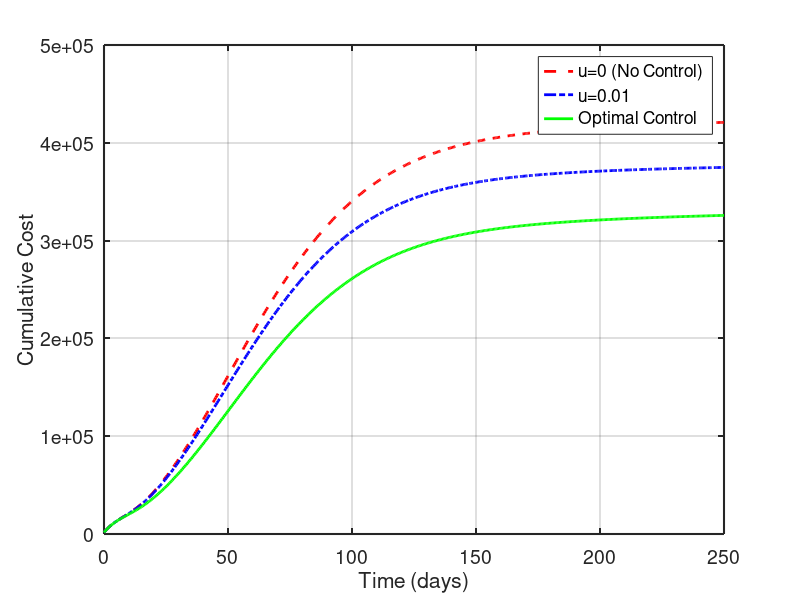

This chart was generated by the following MATLAB code:
%% Dengue-Pneumonia Optimal Control - WITH THREE SCENARIOS
clear; clc; close all;

%% Parameters
Lambda_h = 2000; mu_h = 1/(72*365);
gamma_d = 1/5.5; tau_d = 1/7; delta_d = 0.001;
gamma_p = 1/3; tau_p = 1/14; delta_p = 0.005;
rho_dp = 2; rho_pd = 1.5; phi_d = 0.5; phi_p = 0.6;
epsilon_p = 1.6; epsilon_dv = 1.3; sigma_v = 0.3;
alpha_d = 0.001; alpha_p = 0.002; delta_dp = 0.01; tau_dp = 1/10;
Lambda_v = 5000; mu_v = 0.1; gamma_v = 1/10; b = 0.5;
beta_d = 0.15; beta_p = 0.08; beta_v = 0.7;
sigma_d = 0.3; sigma_p = 0.4;

% Weights for optimal control
A1 = 10; A2 = 10; A3 = 10;
B1 = 1; B2 = 1; B3 = 1; B4 = 1;

% Initial conditions
y0 = [950; 0; 300; 0; 0; 20; 0; 0; 0; 4970; 0; 30];

%% Time
T = 250; N = 500; t = linspace(0,T,N); dt = t(2)-t(1);

%% ==================== SCENARIO 1: u = 0 (No control) ====================
fprintf('Simulating scenario: u = 0...\n');
Y_u0 = zeros(N,12);
Y_u0(1,:) = y0';

for i = 1:N-1
    y = Y_u0(i,:)';
    S=y(1); Ed=y(2); Id=y(3); Rd=y(4); Ep=y(5); Ip=y(6); Rp=y(7); Idp=y(8); V=y(9); Sv=y(10); Ev=y(11); Iv=y(12);
    Nh = max(sum(y(1:9)),1);
    
    FOI_d = beta_d * Iv / Nh;
    FOI_p = beta_p * (Ip + epsilon_p*Idp) / Nh;
    FOI_v = beta_v * b * (Id + epsilon_dv*Idp) / Nh;
    
    k1 = zeros(12,1);
    k1(1) = Lambda_h - FOI_d*S - FOI_p*S - mu_h*S - alpha_d*S - alpha_p*S;
    k1(2) = FOI_d*(S + sigma_p*Rp + sigma_v*V) - (gamma_d + mu_h)*Ed - rho_dp*FOI_p*Ed;
    k1(3) = gamma_d*Ed - (mu_h + delta_d + tau_d)*Id - rho_dp*FOI_p*Id;
    k1(4) = tau_d*Id - mu_h*Rd - phi_d*FOI_p*Rd;
    k1(5) = FOI_p*(S + sigma_d*Rd + sigma_v*V) - (gamma_p + mu_h)*Ep - rho_pd*FOI_d*Ep;
    k1(6) = gamma_p*Ep - (mu_h + delta_p + tau_p)*Ip - rho_pd*FOI_d*Ip;
    k1(7) = tau_p*Ip - mu_h*Rp - phi_p*FOI_d*Rp;
    k1(8) = rho_dp*FOI_p*(Ed+Id) + rho_pd*FOI_d*(Ep+Ip) + phi_d*FOI_p*Rd + phi_p*FOI_d*Rp - (mu_h+delta_dp+tau_dp)*Idp;
    k1(9) = alpha_d*S + alpha_p*S - mu_h*V - sigma_v*FOI_d*V - sigma_v*FOI_p*V;
    k1(10) = Lambda_v - FOI_v*Sv - mu_v*Sv;
    k1(11) = FOI_v*Sv - (gamma_v + mu_v)*Ev;
    k1(12) = gamma_v*Ev - mu_v*Iv;
    
    y2 = y + dt/2*k1;
    S=y2(1); Ed=y2(2); Id=y2(3); Rd=y2(4); Ep=y2(5); Ip=y2(6); Rp=y2(7); Idp=y2(8); V=y2(9); Sv=y2(10); Ev=y2(11); Iv=y2(12);
    Nh = max(sum(y2(1:9)),1);
    FOI_d = beta_d * Iv / Nh;
    FOI_p = beta_p * (Ip + epsilon_p*Idp) / Nh;
    FOI_v = beta_v * b * (Id + epsilon_dv*Idp) / Nh;
    
    k2 = zeros(12,1);
    k2(1) = Lambda_h - FOI_d*S - FOI_p*S - mu_h*S - alpha_d*S - alpha_p*S;
    k2(2) = FOI_d*(S + sigma_p*Rp + sigma_v*V) - (gamma_d + mu_h)*Ed - rho_dp*FOI_p*Ed;
    k2(3) = gamma_d*Ed - (mu_h + delta_d + tau_d)*Id - rho_dp*FOI_p*Id;
    k2(4) = tau_d*Id - mu_h*Rd - phi_d*FOI_p*Rd;
    k2(5) = FOI_p*(S + sigma_d*Rd + sigma_v*V) - (gamma_p + mu_h)*Ep - rho_pd*FOI_d*Ep;
    k2(6) = gamma_p*Ep - (mu_h + delta_p + tau_p)*Ip - rho_pd*FOI_d*Ip;
    k2(7) = tau_p*Ip - mu_h*Rp - phi_p*FOI_d*Rp;
    k2(8) = rho_dp*FOI_p*(Ed+Id) + rho_pd*FOI_d*(Ep+Ip) + phi_d*FOI_p*Rd + phi_p*FOI_d*Rp - (mu_h+delta_dp+tau_dp)*Idp;
    k2(9) = alpha_d*S + alpha_p*S - mu_h*V - sigma_v*FOI_d*V - sigma_v*FOI_p*V;
    k2(10) = Lambda_v - FOI_v*Sv - mu_v*Sv;
    k2(11) = FOI_v*Sv - (gamma_v + mu_v)*Ev;
    k2(12) = gamma_v*Ev - mu_v*Iv;
    
    y3 = y + dt/2*k2;
    S=y3(1); Ed=y3(2); Id=y3(3); Rd=y3(4); Ep=y3(5); Ip=y3(6); Rp=y3(7); Idp=y3(8); V=y3(9); Sv=y3(10); Ev=y3(11); Iv=y3(12);
    Nh = max(sum(y3(1:9)),1);
    FOI_d = beta_d * Iv / Nh;
    FOI_p = beta_p * (Ip + epsilon_p*Idp) / Nh;
    FOI_v = beta_v * b * (Id + epsilon_dv*Idp) / Nh;
    
    k3 = zeros(12,1);
    k3(1) = Lambda_h - FOI_d*S - FOI_p*S - mu_h*S - alpha_d*S - alpha_p*S;
    k3(2) = FOI_d*(S + sigma_p*Rp + sigma_v*V) - (gamma_d + mu_h)*Ed - rho_dp*FOI_p*Ed;
    k3(3) = gamma_d*Ed - (mu_h + delta_d + tau_d)*Id - rho_dp*FOI_p*Id;
    k3(4) = tau_d*Id - mu_h*Rd - phi_d*FOI_p*Rd;
    k3(5) = FOI_p*(S + sigma_d*Rd + sigma_v*V) - (gamma_p + mu_h)*Ep - rho_pd*FOI_d*Ep;
    k3(6) = gamma_p*Ep - (mu_h + delta_p + tau_p)*Ip - rho_pd*FOI_d*Ip;
    k3(7) = tau_p*Ip - mu_h*Rp - phi_p*FOI_d*Rp;
    k3(8) = rho_dp*FOI_p*(Ed+Id) + rho_pd*FOI_d*(Ep+Ip) + phi_d*FOI_p*Rd + phi_p*FOI_d*Rp - (mu_h+delta_dp+tau_dp)*Idp;
    k3(9) = alpha_d*S + alpha_p*S - mu_h*V - sigma_v*FOI_d*V - sigma_v*FOI_p*V;
    k3(10) = Lambda_v - FOI_v*Sv - mu_v*Sv;
    k3(11) = FOI_v*Sv - (gamma_v + mu_v)*Ev;
    k3(12) = gamma_v*Ev - mu_v*Iv;
    
    y4 = y + dt*k3;
    S=y4(1); Ed=y4(2); Id=y4(3); Rd=y4(4); Ep=y4(5); Ip=y4(6); Rp=y4(7); Idp=y4(8); V=y4(9); Sv=y4(10); Ev=y4(11); Iv=y4(12);
    Nh = max(sum(y4(1:9)),1);
    FOI_d = beta_d * Iv / Nh;
    FOI_p = beta_p * (Ip + epsilon_p*Idp) / Nh;
    FOI_v = beta_v * b * (Id + epsilon_dv*Idp) / Nh;
    
    k4 = zeros(12,1);
    k4(1) = Lambda_h - FOI_d*S - FOI_p*S - mu_h*S - alpha_d*S - alpha_p*S;
    k4(2) = FOI_d*(S + sigma_p*Rp + sigma_v*V) - (gamma_d + mu_h)*Ed - rho_dp*FOI_p*Ed;
    k4(3) = gamma_d*Ed - (mu_h + delta_d + tau_d)*Id - rho_dp*FOI_p*Id;
    k4(4) = tau_d*Id - mu_h*Rd - phi_d*FOI_p*Rd;
    k4(5) = FOI_p*(S + sigma_d*Rd + sigma_v*V) - (gamma_p + mu_h)*Ep - rho_pd*FOI_d*Ep;
    k4(6) = gamma_p*Ep - (mu_h + delta_p + tau_p)*Ip - rho_pd*FOI_d*Ip;
    k4(7) = tau_p*Ip - mu_h*Rp - phi_p*FOI_d*Rp;
    k4(8) = rho_dp*FOI_p*(Ed+Id) + rho_pd*FOI_d*(Ep+Ip) + phi_d*FOI_p*Rd + phi_p*FOI_d*Rp - (mu_h+delta_dp+tau_dp)*Idp;
    k4(9) = alpha_d*S + alpha_p*S - mu_h*V - sigma_v*FOI_d*V - sigma_v*FOI_p*V;
    k4(10) = Lambda_v - FOI_v*Sv - mu_v*Sv;
    k4(11) = FOI_v*Sv - (gamma_v + mu_v)*Ev;
    k4(12) = gamma_v*Ev - mu_v*Iv;
    
    Y_u0(i+1,:) = (y + dt/6*(k1 + 2*k2 + 2*k3 + k4))';
end

%% ==================== SCENARIO 2: u = 0.5 (Constant control) ====================
fprintf('Simulating scenario: u = 0.5...\n');
Y_u01 = zeros(N,12);
Y_u01(1,:) = y0';

for i = 1:N-1
    y = Y_u01(i,:)';
    S=y(1); Ed=y(2); Id=y(3); Rd=y(4); Ep=y(5); Ip=y(6); Rp=y(7); Idp=y(8); V=y(9); Sv=y(10); Ev=y(11); Iv=y(12);
    Nh = max(sum(y(1:9)), 1);
    
    u_const = 0.01;
    bp_eff = beta_p*(1-u_const)*(1-u_const);
    bd_eff = beta_d*(1-u_const)*(1-u_const);
    bv_eff = beta_v*(1-u_const)*(1-u_const);
    Lv_eff = Lambda_v*(1-u_const);
    
    FOI_d = bd_eff * Iv / Nh;
    FOI_p = bp_eff * (Ip + epsilon_p*Idp) / Nh;
    FOI_v = bv_eff * b * (Id + epsilon_dv*Idp) / Nh;
    
    k1 = zeros(12,1);
    k1(1) = Lambda_h - FOI_d*S - FOI_p*S - mu_h*S - alpha_d*S - alpha_p*S;
    k1(2) = FOI_d*(S + sigma_p*Rp + sigma_v*V) - (gamma_d + mu_h)*Ed - rho_dp*FOI_p*Ed;
    k1(3) = gamma_d*Ed - (mu_h + delta_d + tau_d)*Id - rho_dp*FOI_p*Id;
    k1(4) = tau_d*Id - mu_h*Rd - phi_d*FOI_p*Rd;
    k1(5) = FOI_p*(S + sigma_d*Rd + sigma_v*V) - (gamma_p + mu_h)*Ep - rho_pd*FOI_d*Ep;
    k1(6) = gamma_p*Ep - (mu_h + delta_p + tau_p)*Ip - rho_pd*FOI_d*Ip;
    k1(7) = tau_p*Ip - mu_h*Rp - phi_p*FOI_d*Rp;
    k1(8) = rho_dp*FOI_p*(Ed+Id) + rho_pd*FOI_d*(Ep+Ip) + phi_d*FOI_p*Rd + phi_p*FOI_d*Rp - (mu_h+delta_dp+tau_dp)*Idp;
    k1(9) = alpha_d*S + alpha_p*S - mu_h*V - sigma_v*FOI_d*V - sigma_v*FOI_p*V;
    k1(10) = Lv_eff - FOI_v*Sv - mu_v*Sv;
    k1(11) = FOI_v*Sv - (gamma_v + mu_v)*Ev;
    k1(12) = gamma_v*Ev - mu_v*Iv;
    
    y2 = y + dt/2*k1;
    S=y2(1); Ed=y2(2); Id=y2(3); Rd=y2(4); Ep=y2(5); Ip=y2(6); Rp=y2(7); Idp=y2(8); V=y2(9); Sv=y2(10); Ev=y2(11); Iv=y2(12);
    Nh = max(sum(y2(1:9)), 1);
    FOI_d = bd_eff * Iv / Nh;
    FOI_p = bp_eff * (Ip + epsilon_p*Idp) / Nh;
    FOI_v = bv_eff * b * (Id + epsilon_dv*Idp) / Nh;
    
    k2 = zeros(12,1);
    k2(1) = Lambda_h - FOI_d*S - FOI_p*S - mu_h*S - alpha_d*S - alpha_p*S;
    k2(2) = FOI_d*(S + sigma_p*Rp + sigma_v*V) - (gamma_d + mu_h)*Ed - rho_dp*FOI_p*Ed;
    k2(3) = gamma_d*Ed - (mu_h + delta_d + tau_d)*Id - rho_dp*FOI_p*Id;
    k2(4) = tau_d*Id - mu_h*Rd - phi_d*FOI_p*Rd;
    k2(5) = FOI_p*(S + sigma_d*Rd + sigma_v*V) - (gamma_p + mu_h)*Ep - rho_pd*FOI_d*Ep;
    k2(6) = gamma_p*Ep - (mu_h + delta_p + tau_p)*Ip - rho_pd*FOI_d*Ip;
    k2(7) = tau_p*Ip - mu_h*Rp - phi_p*FOI_d*Rp;
    k2(8) = rho_dp*FOI_p*(Ed+Id) + rho_pd*FOI_d*(Ep+Ip) + phi_d*FOI_p*Rd + phi_p*FOI_d*Rp - (mu_h+delta_dp+tau_dp)*Idp;
    k2(9) = alpha_d*S + alpha_p*S - mu_h*V - sigma_v*FOI_d*V - sigma_v*FOI_p*V;
    k2(10) = Lv_eff - FOI_v*Sv - mu_v*Sv;
    k2(11) = FOI_v*Sv - (gamma_v + mu_v)*Ev;
    k2(12) = gamma_v*Ev - mu_v*Iv;
    
    y3 = y + dt/2*k2;
    S=y3(1); Ed=y3(2); Id=y3(3); Rd=y3(4); Ep=y3(5); Ip=y3(6); Rp=y3(7); Idp=y3(8); V=y3(9); Sv=y3(10); Ev=y3(11); Iv=y3(12);
    Nh = max(sum(y3(1:9)), 1);
    FOI_d = bd_eff * Iv / Nh;
    FOI_p = bp_eff * (Ip + epsilon_p*Idp) / Nh;
    FOI_v = bv_eff * b * (Id + epsilon_dv*Idp) / Nh;
    
    k3 = zeros(12,1);
    k3(1) = Lambda_h - FOI_d*S - FOI_p*S - mu_h*S - alpha_d*S - alpha_p*S;
    k3(2) = FOI_d*(S + sigma_p*Rp + sigma_v*V) - (gamma_d + mu_h)*Ed - rho_dp*FOI_p*Ed;
    k3(3) = gamma_d*Ed - (mu_h + delta_d + tau_d)*Id - rho_dp*FOI_p*Id;
    k3(4) = tau_d*Id - mu_h*Rd - phi_d*FOI_p*Rd;
    k3(5) = FOI_p*(S + sigma_d*Rd + sigma_v*V) - (gamma_p + mu_h)*Ep - rho_pd*FOI_d*Ep;
    k3(6) = gamma_p*Ep - (mu_h + delta_p + tau_p)*Ip - rho_pd*FOI_d*Ip;
    k3(7) = tau_p*Ip - mu_h*Rp - phi_p*FOI_d*Rp;
    k3(8) = rho_dp*FOI_p*(Ed+Id) + rho_pd*FOI_d*(Ep+Ip) + phi_d*FOI_p*Rd + phi_p*FOI_d*Rp - (mu_h+delta_dp+tau_dp)*Idp;
    k3(9) = alpha_d*S + alpha_p*S - mu_h*V - sigma_v*FOI_d*V - sigma_v*FOI_p*V;
    k3(10) = Lv_eff - FOI_v*Sv - mu_v*Sv;
    k3(11) = FOI_v*Sv - (gamma_v + mu_v)*Ev;
    k3(12) = gamma_v*Ev - mu_v*Iv;
    
    y4 = y + dt*k3;
    S=y4(1); Ed=y4(2); Id=y4(3); Rd=y4(4); Ep=y4(5); Ip=y4(6); Rp=y4(7); Idp=y4(8); V=y4(9); Sv=y4(10); Ev=y4(11); Iv=y4(12);
    Nh = max(sum(y4(1:9)), 1);
    FOI_d = bd_eff * Iv / Nh;
    FOI_p = bp_eff * (Ip + epsilon_p*Idp) / Nh;
    FOI_v = bv_eff * b * (Id + epsilon_dv*Idp) / Nh;
    
    k4 = zeros(12,1);
    k4(1) = Lambda_h - FOI_d*S - FOI_p*S - mu_h*S - alpha_d*S - alpha_p*S;
    k4(2) = FOI_d*(S + sigma_p*Rp + sigma_v*V) - (gamma_d + mu_h)*Ed - rho_dp*FOI_p*Ed;
    k4(3) = gamma_d*Ed - (mu_h + delta_d + tau_d)*Id - rho_dp*FOI_p*Id;
    k4(4) = tau_d*Id - mu_h*Rd - phi_d*FOI_p*Rd;
    k4(5) = FOI_p*(S + sigma_d*Rd + sigma_v*V) - (gamma_p + mu_h)*Ep - rho_pd*FOI_d*Ep;
    k4(6) = gamma_p*Ep - (mu_h + delta_p + tau_p)*Ip - rho_pd*FOI_d*Ip;
    k4(7) = tau_p*Ip - mu_h*Rp - phi_p*FOI_d*Rp;
    k4(8) = rho_dp*FOI_p*(Ed+Id) + rho_pd*FOI_d*(Ep+Ip) + phi_d*FOI_p*Rd + phi_p*FOI_d*Rp - (mu_h+delta_dp+tau_dp)*Idp;
    k4(9) = alpha_d*S + alpha_p*S - mu_h*V - sigma_v*FOI_d*V - sigma_v*FOI_p*V;
    k4(10) = Lv_eff - FOI_v*Sv - mu_v*Sv;
    k4(11) = FOI_v*Sv - (gamma_v + mu_v)*Ev;
    k4(12) = gamma_v*Ev - mu_v*Iv;
    
    Y_u01(i+1,:) = (y + dt/6*(k1 + 2*k2 + 2*k3 + k4))';
end

fprintf('Simulating scenario: u = 0.5...\n');
Y_u03 = zeros(N,12);
Y_u03(1,:) = y0';

for i = 1:N-1
    y = Y_u03(i,:)';
    S=y(1); Ed=y(2); Id=y(3); Rd=y(4); Ep=y(5); Ip=y(6); Rp=y(7); Idp=y(8); V=y(9); Sv=y(10); Ev=y(11); Iv=y(12);
    Nh = max(sum(y(1:9)), 1);
    
    u_const = 0.02;
    bp_eff = beta_p*(1-u_const)*(1-u_const);
    bd_eff = beta_d*(1-u_const)*(1-u_const);
    bv_eff = beta_v*(1-u_const)*(1-u_const);
    Lv_eff = Lambda_v*(1-u_const);
    
    FOI_d = bd_eff * Iv / Nh;
    FOI_p = bp_eff * (Ip + epsilon_p*Idp) / Nh;
    FOI_v = bv_eff * b * (Id + epsilon_dv*Idp) / Nh;
    
    k1 = zeros(12,1);
    k1(1) = Lambda_h - FOI_d*S - FOI_p*S - mu_h*S - alpha_d*S - alpha_p*S;
    k1(2) = FOI_d*(S + sigma_p*Rp + sigma_v*V) - (gamma_d + mu_h)*Ed - rho_dp*FOI_p*Ed;
    k1(3) = gamma_d*Ed - (mu_h + delta_d + tau_d)*Id - rho_dp*FOI_p*Id;
    k1(4) = tau_d*Id - mu_h*Rd - phi_d*FOI_p*Rd;
    k1(5) = FOI_p*(S + sigma_d*Rd + sigma_v*V) - (gamma_p + mu_h)*Ep - rho_pd*FOI_d*Ep;
    k1(6) = gamma_p*Ep - (mu_h + delta_p + tau_p)*Ip - rho_pd*FOI_d*Ip;
    k1(7) = tau_p*Ip - mu_h*Rp - phi_p*FOI_d*Rp;
    k1(8) = rho_dp*FOI_p*(Ed+Id) + rho_pd*FOI_d*(Ep+Ip) + phi_d*FOI_p*Rd + phi_p*FOI_d*Rp - (mu_h+delta_dp+tau_dp)*Idp;
    k1(9) = alpha_d*S + alpha_p*S - mu_h*V - sigma_v*FOI_d*V - sigma_v*FOI_p*V;
    k1(10) = Lv_eff - FOI_v*Sv - mu_v*Sv;
    k1(11) = FOI_v*Sv - (gamma_v + mu_v)*Ev;
    k1(12) = gamma_v*Ev - mu_v*Iv;
    
    y2 = y + dt/2*k1;
    S=y2(1); Ed=y2(2); Id=y2(3); Rd=y2(4); Ep=y2(5); Ip=y2(6); Rp=y2(7); Idp=y2(8); V=y2(9); Sv=y2(10); Ev=y2(11); Iv=y2(12);
    Nh = max(sum(y2(1:9)), 1);
    FOI_d = bd_eff * Iv / Nh;
    FOI_p = bp_eff * (Ip + epsilon_p*Idp) / Nh;
    FOI_v = bv_eff * b * (Id + epsilon_dv*Idp) / Nh;
    
    k2 = zeros(12,1);
    k2(1) = Lambda_h - FOI_d*S - FOI_p*S - mu_h*S - alpha_d*S - alpha_p*S;
    k2(2) = FOI_d*(S + sigma_p*Rp + sigma_v*V) - (gamma_d + mu_h)*Ed - rho_dp*FOI_p*Ed;
    k2(3) = gamma_d*Ed - (mu_h + delta_d + tau_d)*Id - rho_dp*FOI_p*Id;
    k2(4) = tau_d*Id - mu_h*Rd - phi_d*FOI_p*Rd;
    k2(5) = FOI_p*(S + sigma_d*Rd + sigma_v*V) - (gamma_p + mu_h)*Ep - rho_pd*FOI_d*Ep;
    k2(6) = gamma_p*Ep - (mu_h + delta_p + tau_p)*Ip - rho_pd*FOI_d*Ip;
    k2(7) = tau_p*Ip - mu_h*Rp - phi_p*FOI_d*Rp;
    k2(8) = rho_dp*FOI_p*(Ed+Id) + rho_pd*FOI_d*(Ep+Ip) + phi_d*FOI_p*Rd + phi_p*FOI_d*Rp - (mu_h+delta_dp+tau_dp)*Idp;
    k2(9) = alpha_d*S + alpha_p*S - mu_h*V - sigma_v*FOI_d*V - sigma_v*FOI_p*V;
    k2(10) = Lv_eff - FOI_v*Sv - mu_v*Sv;
    k2(11) = FOI_v*Sv - (gamma_v + mu_v)*Ev;
    k2(12) = gamma_v*Ev - mu_v*Iv;
    
    y3 = y + dt/2*k2;
    S=y3(1); Ed=y3(2); Id=y3(3); Rd=y3(4); Ep=y3(5); Ip=y3(6); Rp=y3(7); Idp=y3(8); V=y3(9); Sv=y3(10); Ev=y3(11); Iv=y3(12);
    Nh = max(sum(y3(1:9)), 1);
    FOI_d = bd_eff * Iv / Nh;
    FOI_p = bp_eff * (Ip + epsilon_p*Idp) / Nh;
    FOI_v = bv_eff * b * (Id + epsilon_dv*Idp) / Nh;
    
    k3 = zeros(12,1);
    k3(1) = Lambda_h - FOI_d*S - FOI_p*S - mu_h*S - alpha_d*S - alpha_p*S;
    k3(2) = FOI_d*(S + sigma_p*Rp + sigma_v*V) - (gamma_d + mu_h)*Ed - rho_dp*FOI_p*Ed;
    k3(3) = gamma_d*Ed - (mu_h + delta_d + tau_d)*Id - rho_dp*FOI_p*Id;
    k3(4) = tau_d*Id - mu_h*Rd - phi_d*FOI_p*Rd;
    k3(5) = FOI_p*(S + sigma_d*Rd + sigma_v*V) - (gamma_p + mu_h)*Ep - rho_pd*FOI_d*Ep;
    k3(6) = gamma_p*Ep - (mu_h + delta_p + tau_p)*Ip - rho_pd*FOI_d*Ip;
    k3(7) = tau_p*Ip - mu_h*Rp - phi_p*FOI_d*Rp;
    k3(8) = rho_dp*FOI_p*(Ed+Id) + rho_pd*FOI_d*(Ep+Ip) + phi_d*FOI_p*Rd + phi_p*FOI_d*Rp - (mu_h+delta_dp+tau_dp)*Idp;
    k3(9) = alpha_d*S + alpha_p*S - mu_h*V - sigma_v*FOI_d*V - sigma_v*FOI_p*V;
    k3(10) = Lv_eff - FOI_v*Sv - mu_v*Sv;
    k3(11) = FOI_v*Sv - (gamma_v + mu_v)*Ev;
    k3(12) = gamma_v*Ev - mu_v*Iv;
    
    y4 = y + dt*k3;
    S=y4(1); Ed=y4(2); Id=y4(3); Rd=y4(4); Ep=y4(5); Ip=y4(6); Rp=y4(7); Idp=y4(8); V=y4(9); Sv=y4(10); Ev=y4(11); Iv=y4(12);
    Nh = max(sum(y4(1:9)), 1);
    FOI_d = bd_eff * Iv / Nh;
    FOI_p = bp_eff * (Ip + epsilon_p*Idp) / Nh;
    FOI_v = bv_eff * b * (Id + epsilon_dv*Idp) / Nh;
    
    k4 = zeros(12,1);
    k4(1) = Lambda_h - FOI_d*S - FOI_p*S - mu_h*S - alpha_d*S - alpha_p*S;
    k4(2) = FOI_d*(S + sigma_p*Rp + sigma_v*V) - (gamma_d + mu_h)*Ed - rho_dp*FOI_p*Ed;
    k4(3) = gamma_d*Ed - (mu_h + delta_d + tau_d)*Id - rho_dp*FOI_p*Id;
    k4(4) = tau_d*Id - mu_h*Rd - phi_d*FOI_p*Rd;
    k4(5) = FOI_p*(S + sigma_d*Rd + sigma_v*V) - (gamma_p + mu_h)*Ep - rho_pd*FOI_d*Ep;
    k4(6) = gamma_p*Ep - (mu_h + delta_p + tau_p)*Ip - rho_pd*FOI_d*Ip;
    k4(7) = tau_p*Ip - mu_h*Rp - phi_p*FOI_d*Rp;
    k4(8) = rho_dp*FOI_p*(Ed+Id) + rho_pd*FOI_d*(Ep+Ip) + phi_d*FOI_p*Rd + phi_p*FOI_d*Rp - (mu_h+delta_dp+tau_dp)*Idp;
    k4(9) = alpha_d*S + alpha_p*S - mu_h*V - sigma_v*FOI_d*V - sigma_v*FOI_p*V;
    k4(10) = Lv_eff - FOI_v*Sv - mu_v*Sv;
    k4(11) = FOI_v*Sv - (gamma_v + mu_v)*Ev;
    k4(12) = gamma_v*Ev - mu_v*Iv;
    
    Y_u03(i+1,:) = (y + dt/6*(k1 + 2*k2 + 2*k3 + k4))';
end

%% ==================== SCENARIO 3: Optimal control ====================
fprintf('Simulating scenario: Optimal control...\n');

u = 0.5 * ones(N,4);  % u1, u2, u3, u4 initial guess

max_iter = 100;
tol = 1e-4;
rho = 0.5;

for iter = 1:max_iter
    u_old = u;
    
    % Forward solve
    Y_opt = zeros(N,12);
    Y_opt(1,:) = y0';
    
    for i = 1:N-1
        y = Y_opt(i,:)';
        S=y(1); Ed=y(2); Id=y(3); Rd=y(4); Ep=y(5); Ip=y(6); Rp=y(7); Idp=y(8); V=y(9); Sv=y(10); Ev=y(11); Iv=y(12);
        Nh = max(sum(y(1:9)), 1);
        
        u1 = u(i,1); u2 = u(i,2); u3 = u(i,3); u4 = u(i,4);
        bp_eff = beta_p*(1-u1)*(1-u2);
        bd_eff = beta_d*(1-u3)*(1-u4);
        bv_eff = beta_v*(1-u3)*(1-u4);
        Lv_eff = Lambda_v*(1-u4);
        
        FOI_d = bd_eff * Iv / Nh;
        FOI_p = bp_eff * (Ip + epsilon_p*Idp) / Nh;
        FOI_v = bv_eff * b * (Id + epsilon_dv*Idp) / Nh;
        
        k1 = zeros(12,1);
        k1(1) = Lambda_h - FOI_d*S - FOI_p*S - mu_h*S - alpha_d*S - alpha_p*S;
        k1(2) = FOI_d*(S + sigma_p*Rp + sigma_v*V) - (gamma_d + mu_h)*Ed - rho_dp*FOI_p*Ed;
        k1(3) = gamma_d*Ed - (mu_h + delta_d + tau_d)*Id - rho_dp*FOI_p*Id;
        k1(4) = tau_d*Id - mu_h*Rd - phi_d*FOI_p*Rd;
        k1(5) = FOI_p*(S + sigma_d*Rd + sigma_v*V) - (gamma_p + mu_h)*Ep - rho_pd*FOI_d*Ep;
        k1(6) = gamma_p*Ep - (mu_h + delta_p + tau_p)*Ip - rho_pd*FOI_d*Ip;
        k1(7) = tau_p*Ip - mu_h*Rp - phi_p*FOI_d*Rp;
        k1(8) = rho_dp*FOI_p*(Ed+Id) + rho_pd*FOI_d*(Ep+Ip) + phi_d*FOI_p*Rd + phi_p*FOI_d*Rp - (mu_h+delta_dp+tau_dp)*Idp;
        k1(9) = alpha_d*S + alpha_p*S - mu_h*V - sigma_v*FOI_d*V - sigma_v*FOI_p*V;
        k1(10) = Lv_eff - FOI_v*Sv - mu_v*Sv;
        k1(11) = FOI_v*Sv - (gamma_v + mu_v)*Ev;
        k1(12) = gamma_v*Ev - mu_v*Iv;
        
        y2 = y + dt/2*k1;
        S=y2(1); Ed=y2(2); Id=y2(3); Rd=y2(4); Ep=y2(5); Ip=y2(6); Rp=y2(7); Idp=y2(8); V=y2(9); Sv=y2(10); Ev=y2(11); Iv=y2(12);
        Nh = max(sum(y2(1:9)), 1);
        FOI_d = bd_eff * Iv / Nh;
        FOI_p = bp_eff * (Ip + epsilon_p*Idp) / Nh;
        FOI_v = bv_eff * b * (Id + epsilon_dv*Idp) / Nh;
        
        k2 = zeros(12,1);
        k2(1) = Lambda_h - FOI_d*S - FOI_p*S - mu_h*S - alpha_d*S - alpha_p*S;
        k2(2) = FOI_d*(S + sigma_p*Rp + sigma_v*V) - (gamma_d + mu_h)*Ed - rho_dp*FOI_p*Ed;
        k2(3) = gamma_d*Ed - (mu_h + delta_d + tau_d)*Id - rho_dp*FOI_p*Id;
        k2(4) = tau_d*Id - mu_h*Rd - phi_d*FOI_p*Rd;
        k2(5) = FOI_p*(S + sigma_d*Rd + sigma_v*V) - (gamma_p + mu_h)*Ep - rho_pd*FOI_d*Ep;
        k2(6) = gamma_p*Ep - (mu_h + delta_p + tau_p)*Ip - rho_pd*FOI_d*Ip;
        k2(7) = tau_p*Ip - mu_h*Rp - phi_p*FOI_d*Rp;
        k2(8) = rho_dp*FOI_p*(Ed+Id) + rho_pd*FOI_d*(Ep+Ip) + phi_d*FOI_p*Rd + phi_p*FOI_d*Rp - (mu_h+delta_dp+tau_dp)*Idp;
        k2(9) = alpha_d*S + alpha_p*S - mu_h*V - sigma_v*FOI_d*V - sigma_v*FOI_p*V;
        k2(10) = Lv_eff - FOI_v*Sv - mu_v*Sv;
        k2(11) = FOI_v*Sv - (gamma_v + mu_v)*Ev;
        k2(12) = gamma_v*Ev - mu_v*Iv;
        
        y3 = y + dt/2*k2;
        S=y3(1); Ed=y3(2); Id=y3(3); Rd=y3(4); Ep=y3(5); Ip=y3(6); Rp=y3(7); Idp=y3(8); V=y3(9); Sv=y3(10); Ev=y3(11); Iv=y3(12);
        Nh = max(sum(y3(1:9)), 1);
        FOI_d = bd_eff * Iv / Nh;
        FOI_p = bp_eff * (Ip + epsilon_p*Idp) / Nh;
        FOI_v = bv_eff * b * (Id + epsilon_dv*Idp) / Nh;
        
        k3 = zeros(12,1);
        k3(1) = Lambda_h - FOI_d*S - FOI_p*S - mu_h*S - alpha_d*S - alpha_p*S;
        k3(2) = FOI_d*(S + sigma_p*Rp + sigma_v*V) - (gamma_d + mu_h)*Ed - rho_dp*FOI_p*Ed;
        k3(3) = gamma_d*Ed - (mu_h + delta_d + tau_d)*Id - rho_dp*FOI_p*Id;
        k3(4) = tau_d*Id - mu_h*Rd - phi_d*FOI_p*Rd;
        k3(5) = FOI_p*(S + sigma_d*Rd + sigma_v*V) - (gamma_p + mu_h)*Ep - rho_pd*FOI_d*Ep;
        k3(6) = gamma_p*Ep - (mu_h + delta_p + tau_p)*Ip - rho_pd*FOI_d*Ip;
        k3(7) = tau_p*Ip - mu_h*Rp - phi_p*FOI_d*Rp;
        k3(8) = rho_dp*FOI_p*(Ed+Id) + rho_pd*FOI_d*(Ep+Ip) + phi_d*FOI_p*Rd + phi_p*FOI_d*Rp - (mu_h+delta_dp+tau_dp)*Idp;
        k3(9) = alpha_d*S + alpha_p*S - mu_h*V - sigma_v*FOI_d*V - sigma_v*FOI_p*V;
        k3(10) = Lv_eff - FOI_v*Sv - mu_v*Sv;
        k3(11) = FOI_v*Sv - (gamma_v + mu_v)*Ev;
        k3(12) = gamma_v*Ev - mu_v*Iv;
        
        y4 = y + dt*k3;
        S=y4(1); Ed=y4(2); Id=y4(3); Rd=y4(4); Ep=y4(5); Ip=y4(6); Rp=y4(7); Idp=y4(8); V=y4(9); Sv=y4(10); Ev=y4(11); Iv=y4(12);
        Nh = max(sum(y4(1:9)), 1);
        FOI_d = bd_eff * Iv / Nh;
        FOI_p = bp_eff * (Ip + epsilon_p*Idp) / Nh;
        FOI_v = bv_eff * b * (Id + epsilon_dv*Idp) / Nh;
        
        k4 = zeros(12,1);
        k4(1) = Lambda_h - FOI_d*S - FOI_p*S - mu_h*S - alpha_d*S - alpha_p*S;
        k4(2) = FOI_d*(S + sigma_p*Rp + sigma_v*V) - (gamma_d + mu_h)*Ed - rho_dp*FOI_p*Ed;
        k4(3) = gamma_d*Ed - (mu_h + delta_d + tau_d)*Id - rho_dp*FOI_p*Id;
        k4(4) = tau_d*Id - mu_h*Rd - phi_d*FOI_p*Rd;
        k4(5) = FOI_p*(S + sigma_d*Rd + sigma_v*V) - (gamma_p + mu_h)*Ep - rho_pd*FOI_d*Ep;
        k4(6) = gamma_p*Ep - (mu_h + delta_p + tau_p)*Ip - rho_pd*FOI_d*Ip;
        k4(7) = tau_p*Ip - mu_h*Rp - phi_p*FOI_d*Rp;
        k4(8) = rho_dp*FOI_p*(Ed+Id) + rho_pd*FOI_d*(Ep+Ip) + phi_d*FOI_p*Rd + phi_p*FOI_d*Rp - (mu_h+delta_dp+tau_dp)*Idp;
        k4(9) = alpha_d*S + alpha_p*S - mu_h*V - sigma_v*FOI_d*V - sigma_v*FOI_p*V;
        k4(10) = Lv_eff - FOI_v*Sv - mu_v*Sv;
        k4(11) = FOI_v*Sv - (gamma_v + mu_v)*Ev;
        k4(12) = gamma_v*Ev - mu_v*Iv;
        
        Y_opt(i+1,:) = (y + dt/6*(k1 + 2*k2 + 2*k3 + k4))';
    end
    
    % Backward solve
    L = zeros(N,12);
    
    for i = N-1:-1:1
        S=Y_opt(i,1); Ed=Y_opt(i,2); Id=Y_opt(i,3); Rd=Y_opt(i,4); Ep=Y_opt(i,5); Ip=Y_opt(i,6);
        Rp=Y_opt(i,7); Idp=Y_opt(i,8); V=Y_opt(i,9); Sv=Y_opt(i,10); Ev=Y_opt(i,11); Iv=Y_opt(i,12);
        Nh = max(sum(Y_opt(i,1:9)), 1);
        
        u1 = u(i,1); u2 = u(i,2); u3 = u(i,3); u4 = u(i,4);
        bp_eff = beta_p*(1-u1)*(1-u2);
        bd_eff = beta_d*(1-u3)*(1-u4);
        
        FOI_d = bd_eff * Iv / Nh;
        FOI_p = bp_eff * (Ip + epsilon_p*Idp) / Nh;
        FOI_v = beta_v*(1-u3)*(1-u4) * b * (Id + epsilon_dv*Idp) / Nh;
        
        lam = L(i+1,:)';
        l1=lam(1); l2=lam(2); l3=lam(3); l4=lam(4); l5=lam(5); l6=lam(6);
        l7=lam(7); l8=lam(8); l9=lam(9); l10=lam(10); l11=lam(11); l12=lam(12);
        
        dlam1 = -(-FOI_d - FOI_p - mu_h - alpha_d - alpha_p)*l1 - FOI_d*l2 - FOI_p*l5 - (alpha_d+alpha_p)*l9;
        dlam2 = -(-(gamma_d+mu_h) - rho_dp*FOI_p)*l2 - gamma_d*l3 - rho_dp*FOI_p*l8;
        dlam3 = -A1 - (-(mu_h+delta_d+tau_d) - rho_dp*FOI_p)*l3 - tau_d*l4 - rho_dp*FOI_p*l8;
        dlam4 = -(-mu_h - phi_d*FOI_p)*l4 - phi_d*FOI_p*l8 - FOI_p*l5;
        dlam5 = -(-(gamma_p+mu_h) - rho_pd*FOI_d)*l5 - gamma_p*l6 - rho_pd*FOI_d*l8;
        dlam6 = -A2 - (-(mu_h+delta_p+tau_p) - rho_pd*FOI_d)*l6 - tau_p*l7 - rho_pd*FOI_d*l8;
        dlam7 = -(-mu_h - phi_p*FOI_d)*l7 - phi_p*FOI_d*l8 - sigma_p*FOI_d*l2;
        dlam8 = -A3 - (-(mu_h+delta_dp+tau_dp))*l8;
        dlam9 = -(-mu_h - sigma_v*FOI_d - sigma_v*FOI_p)*l9 - sigma_v*FOI_d*l2 - sigma_v*FOI_p*l5;
        dlam10 = -(-FOI_v - mu_v)*l10 - FOI_v*l11;
        dlam11 = -(-(gamma_v+mu_v))*l11 - gamma_v*l12;
        dlam12 = -bd_eff*S/Nh*l1 - bd_eff*(S+sigma_p*Rp+sigma_v*V)/Nh*l2 - mu_v*l12;
        
        dlam = [dlam1; dlam2; dlam3; dlam4; dlam5; dlam6; dlam7; dlam8; dlam9; dlam10; dlam11; dlam12];
        L(i,:) = (lam -dt*dlam)';
    end
    
    % Update controls
    for i = 1:N
        S=Y_opt(i,1); Id=Y_opt(i,3); Ip=Y_opt(i,6); Idp=Y_opt(i,8); Sv=Y_opt(i,10);
        Nh = max(sum(Y_opt(i,1:9)), 1);
        
        l1 = L(i,1); l2 = L(i,2); l5 = L(i,5); l10 = L(i,10); l11 = L(i,11);
        
        term_p = (Ip + epsilon_p*Idp) / Nh;
        term_d = Y_opt(i,12) / Nh;
        
        u1_tilde = ((l1 - l2 - l5) * beta_p * (1-u(i,2)) * term_p * S) / B1;
        u2_tilde = ((l1 - l2 - l5) * beta_p * (1-u(i,1)) * term_p * S) / B2;
        u3_tilde = ((l1 - l2 - l5) * beta_d * term_d * S + (l10 - l11) * beta_v * b * (Id + epsilon_dv*Idp)/Nh * Sv) / B3;
        u4_tilde = ((l1 - l2 - l5) * beta_d * term_d * S + (l10 - l11) * beta_v * b * (Id + epsilon_dv*Idp)/Nh * Sv + l10 * Lambda_v) / B4;
        
        u_star = [min(1, max(0, u1_tilde));
                  min(1, max(0, u2_tilde));
                  min(1, max(0, u3_tilde));
                  min(1, max(0, u4_tilde))];
        
        u(i,:) = (1-rho)*u_old(i,:) + rho*u_star';
    end
    
    err = max(abs(u(:) - u_old(:)));
    if err < tol
        fprintf('Optimal control converged after %d iterations!\n', iter);
        break;
    end
end


%% FIGURE: Infected populations AND Cost over time (Two subplots)
figure('Position', [100, 100, 1200, 500]);

% LEFT PLOT: Infected populations
%subplot(1,2,1);
%plot(t, Y_u0(:,3), 'r--', 'LineWidth', 2); hold on;
%plot(t, Y_u01(:,3), 'b-.', 'LineWidth', 2);
%plot(t, Y_u03(:,3), 'g-.', 'LineWidth', 2);
%plot(t, Y_opt(:,3), 'g', 'LineWidth', 2);

%xlabel('Time (days)', 'FontSize', 14);
%ylabel('Infectious population (I_d)', 'FontSize', 14);
%title('Infected Population', 'FontSize', 14);
%legend('u=0(No Control)', 'u=0.01', 'Optimal Control', 'FontSize', 14, 'Location', 'best');
%grid on;
%set(gca, 'FontSize', 14, 'LineWidth', 1.5);

% RIGHT PLOT: Cost over time
%subplot(1,2,2);

% Calculate running cost (integrand)
cost0 = (A1*Y_u0(:,3) + A2*Y_u0(:,6) + A3*Y_u0(:,8));
cost001 = (A1*Y_u01(:,3) + A2*Y_u01(:,6) + A3*Y_u01(:,8) + (B1/2)*0.01^2*4);
cost003 = (A1*Y_u03(:,3) + A2*Y_u03(:,6) + A3*Y_u03(:,8) + (B1/2)*0.03^2*4);

cost_opt = zeros(N,1);
for i = 1:N
    control_cost = (B1/2)*u(i,1)^2 + (B2/2)*u(i,2)^2 + (B3/2)*u(i,3)^2 + (B4/2)*u(i,4)^2;
    cost_opt(i) = (A1*Y_opt(i,3) + A2*Y_opt(i,6) + A3*Y_opt(i,8) + control_cost);
end

% Plot cumulative cost (integral over time)
cum_cost0 = cumsum(cost0 * dt);
cum_cost001 = cumsum(cost001 * dt);
cum_cost003 = cumsum(cost003 * dt);
cum_cost_opt = cumsum(cost_opt * dt);

plot(t, cum_cost0, 'r--', 'LineWidth', 2); hold on;
plot(t, cum_cost001, 'b-.', 'LineWidth', 2);
%plot(t, cum_cost003, 'g-.', 'LineWidth', 2);
plot(t, cum_cost_opt, 'g', 'LineWidth', 2);

xlabel('Time (days)', 'FontSize', 14);
ylabel('Cumulative Cost', 'FontSize', 14);
%title('Associated Cost', 'FontSize', 14);
legend('u=0 (No Control)', 'u=0.01', 'Optimal Control', 'FontSize', 14, 'Location', 'best');
grid on;
set(gca, 'FontSize', 14, 'LineWidth', 1.5);


 
